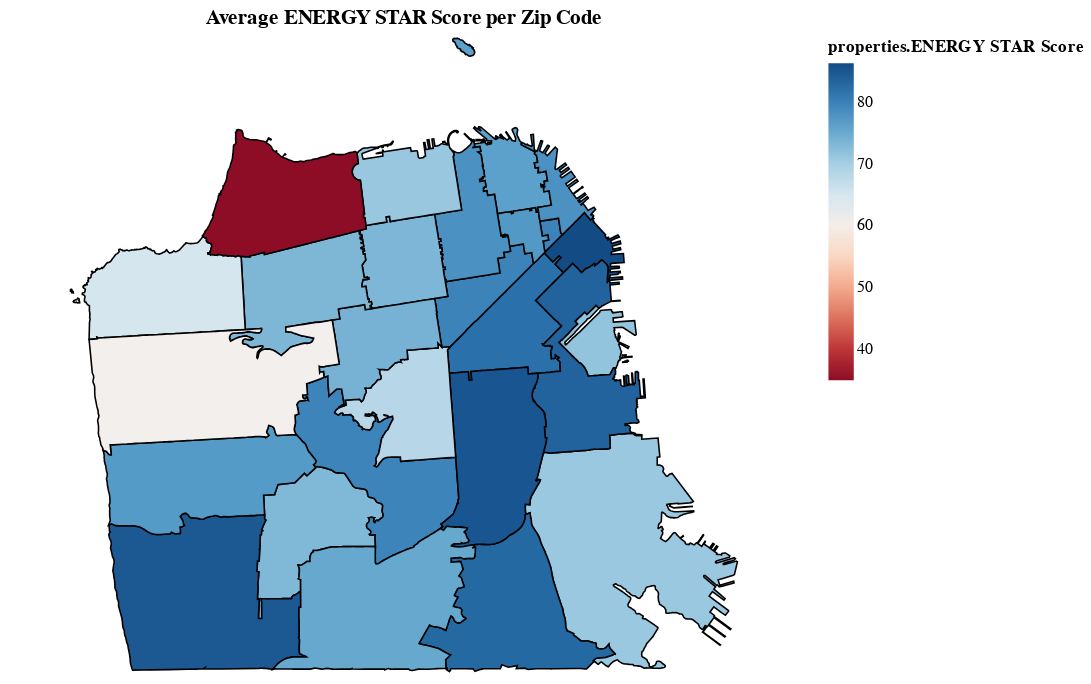

Here is the notebook cell this chart was saved with:
### Code cell
def create_energymap_plot(buildings_data, gdf):
    json_data = json.loads(gdf_with_scores.to_json())
    features = json_data['features']

    energymap = alt.Chart(alt.Data(values=features)).mark_geoshape(
        stroke='black'
    ).encode(
        color=alt.Color('properties.ENERGY STAR Score:Q', scale=alt.Scale(scheme='redblue')),
        tooltip=[alt.Tooltip('properties.Postal Code:N', title='Postal Code'),
                 alt.Tooltip('properties.ENERGY STAR Score:Q', title='ENERGY STAR Score', format='.0f')]
    ).add_selection(
        selection
    ).properties(
        title='Average ENERGY STAR Score per Zip Code',
        width=500,
        height=400
    ).project(
        type='mercator'
    )

    return energymap

def plot_average_score_by_property_type(postal_code):

    data = final_average_scores[final_average_scores['Postal Code'] == postal_code]
    fig, ax = plt.subplots(figsize=(5, 4))
    data.plot(kind='bar', x='Property Type', y='Average Score', ax=ax, legend=False)

    plt.title(f'Average Score per Property Type for Postal Code {postal_code}')
    plt.xlabel('Property Type')
    plt.ylabel('Average Score')
    plt.xticks(rotation=-360)
    plt.tight_layout()
    plt.show()

postal_code_dropdown = widgets.Dropdown(
    options=final_average_scores['Postal Code'].unique(),
    description='Postal Code:',
)



energymap_plot = create_energymap_plot(final_average_scores, gdf)
energymap_plot.display()

interact(plot_average_score_by_property_type, postal_code=postal_code_dropdown)

### Figure 1 — Vega-Lite specification as saved in the notebook (floating-point values rounded to 4 significant figures; data arrays with more than 128 entries replaced by an {"elided": "..."} marker saying what was removed)
{"config": {"view": {"continuousWidth": 300, "continuousHeight": 300}}, "data": {"values": [{"id": "0", "type": "Feature", "properties": {"zip_code": "94124", "zip": "94124", "st_area_sh": "135725759.511", "sqmi": "4.87", "state": "CA", "pop10_sqmi": "7645.4", "st_length_": "112600.382071", "objectid": "55", "po_name": "San Francisco", "pop2010": "37233", "id": "94124", "multigeom": "false", "Postal Code": "94124", "ENERGY STAR Score": 71.17}, "geometry": {"type": "Polygon", "coordinates": {"elided": "1x1180x2 float values"}}}, {"id": "1", "type": "Feature", "properties": {"zip_code": "94127", "zip": "94127", "st_area_sh": "47329282.5099", "sqmi": "1.7", "state": "CA", "pop10_sqmi": "11244.7", "st_length_": "37576.3897137", "objectid": "56", "po_name": "San Francisco", "pop2010": "19116", "id": "94127", "multigeom": "false", "Postal Code": "94127", "ENERGY STAR Score": 73.25}, "geometry": {"type": "Polygon", "coordinates": {"elided": "1x571x2 float values"}}}, {"id": "2", "type": "Feature", "properties": {"zip_code": "94131", "zip": "94131", "st_area_sh": "60629097.8877", "sqmi": "2.17", "state": "CA", "pop10_sqmi": "11153.0", "st_length_": "55831.4693466", "objectid": "57", "po_name": "San Francisco", "pop2010": "24202", "id": "94131", "multigeom": "false", "Postal Code": "94131", "ENERGY STAR Score": 79.67}, "geometry": {"type": "Polygon", "coordinates": {"elided": "1x853x2 float values"}}}, {"id": "3", "type": "Feature", "properties": {"zip_code": "94133", "zip": "94133", "st_area_sh": "20409077.9589", "sqmi": "0.73", "state": "CA", "pop10_sqmi": "34200.0", "st_length_": "39351.7196004", "objectid": "59", "po_name": "San Francisco", "pop2010": "24966", "id": "94133", "multigeom": "true", "Postal Code": "94133", "ENERGY STAR Score": 76.08}, "geometry": {"type": "Polygon", "coordinates": {"elided": "1x378x2 float values"}}}, {"id": "4", "type": "Feature", "properties": {"zip_code": "94132", "zip": "94132", "st_area_sh": "112320843.709", "sqmi": "4.19", "state": "CA", "pop10_sqmi": "6440.6", "st_length_": "53343.4029918", "objectid": "58", "po_name": "San Francisco", "pop2010": "26986", "id": "94132", "multigeom": "false", "Postal Code": "94132", "ENERGY STAR Score": 84.7}, "geometry": {"type": "Polygon", "coordinates": {"elided": "1x495x2 float values"}}}, {"id": "5", "type": "Feature", "properties": {"zip_code": "94133", "zip": "94133", "st_area_sh": "20409077.9589", "sqmi": "0.73", "state": "CA", "pop10_sqmi": "34200.0", "st_length_": "39351.7196004", "objectid": "59", "po_name": "San Francisco", "pop2010": "24966", "id": "94133", "multigeom": "true", "Postal Code": "94133", "ENERGY STAR Score": 76.08}, "geometry": {"type": "Polygon", "coordinates": {"elided": "1x262x2 float values"}}}, {"id": "6", "type": "Feature", "properties": {"zip_code": "94134", "zip": "94134", "st_area_sh": "71754479.4126", "sqmi": "2.57", "state": "CA", "pop10_sqmi": "14058.0", "st_length_": "49280.0663479", "objectid": "60", "po_name": "San Francisco", "pop2010": "36129", "id": "94134", "multigeom": "false", "Postal Code": "94134", "ENERGY STAR Score": 82.91}, "geometry": {"type": "Polygon", "coordinates": {"elided": "1x501x2 float values"}}}, {"id": "7", "type": "Feature", "properties": {"zip_code": "94102", "zip": "94102", "st_area_sh": "18949880.4889", "sqmi": "0.68", "state": "CA", "pop10_sqmi": "59770.6", "st_length_": "23763.5377913", "objectid": "62", "po_name": "San Francisco", "pop2010": "40644", "id": "94102", "multigeom": "false", "Postal Code": "94102", "ENERGY STAR Score": 79.82}, "geometry": {"type": "Polygon", "coordinates": {"elided": "1x156x2 float values"}}}, {"id": "8", "type": "Feature", "properties": {"zip_code": "94158", "zip": "94158", "st_area_sh": "13809547.9654", "sqmi": "0.5", "state": "CA", "pop10_sqmi": "9522.0", "st_length_": "33679.7961734", "objectid": "61", "po_name": "San Francisco", "pop2010": "4761", "id": "94158", "multigeom": "true", "Postal Code": "94158", "ENERGY STAR Score": 71.71}, "geometry": {"type": "Polygon", "coordinates": {"elided": "1x309x2 float values"}}}, {"id": "9", "type": "Feature", "properties": {"zip_code": "94158", "zip": "94158", "st_area_sh": "13809547.9654", "sqmi": "0.5", "state": "CA", "pop10_sqmi": "9522.0", "st_length_": "33679.7961734", "objectid": "61", "po_name": "San Francisco", "pop2010": "4761", "id": "94158", "multigeom": "true", "Postal Code": "94158", "ENERGY STAR Score": 71.71}, "geometry": {"type": "Polygon", "coordinates": [[[-122.4, 37.77], [-122.4, 37.77], [-122.4, 37.77], [-122.4, 37.77], [-122.4, 37.77], [-122.4, 37.77], [-122.4, 37.77], [-122.4, 37.77], [-122.4, 37.77], [-122.4, 37.77], [-122.4, 37.77], [-122.4, 37.77], [-122.4, 37.77], [-122.4, 37.77], [-122.4, 37.77], [-122.4, 37.77], [-122.4, 37.77], [-122.4, 37.77], [-122.4, 37.77], [-122.4, 37.77], [-122.4, 37.77], [-122.4, 37.77], [-122.4, 37.77], [-122.4, 37.77], [-122.4, 37.77], [-122.4, 37.77], [-122.4, 37.77], [-122.4, 37.77], [-122.4, 37.77], [-122.4, 37.77], [-122.4, 37.77]]]}}, {"id": "10", "type": "Feature", "properties": {"zip_code": "94158", "zip": "94158", "st_area_sh": "13809547.9654", "sqmi": "0.5", "state": "CA", "pop10_sqmi": "9522.0", "st_length_": "33679.7961734", "objectid": "61", "po_name": "San Francisco", "pop2010": "4761", "id": "94158", "multigeom": "true", "Postal Code": "94158", "ENERGY STAR Score": 71.71}, "geometry": {"type": "Polygon", "coordinates": [[[-122.4, 37.77], [-122.4, 37.77], [-122.4, 37.77], [-122.4, 37.77], [-122.4, 37.77], [-122.4, 37.77], [-122.4, 37.77], [-122.4, 37.77], [-122.4, 37.77], [-122.4, 37.77], [-122.4, 37.77], [-122.4, 37.77], [-122.4, 37.77], [-122.4, 37.77], [-122.4, 37.77], [-122.4, 37.77], [-122.4, 37.77], [-122.4, 37.77], [-122.4, 37.77], [-122.4, 37.77], [-122.4, 37.77], [-122.4, 37.77], [-122.4, 37.77], [-122.4, 37.77], [-122.4, 37.77], [-122.4, 37.77], [-122.4, 37.77], [-122.4, 37.77], [-122.4, 37.77], [-122.4, 37.77], [-122.4, 37.77], [-122.4, 37.77], [-122.4, 37.77], [-122.4, 37.77], [-122.4, 37.77]]]}}, {"id": "11", "type": "Feature", "properties": {"zip_code": "94103", "zip": "94103", "st_area_sh": "36991376.8234", "sqmi": "1.33", "state": "CA", "pop10_sqmi": "22830.1", "st_length_": "34436.8886518", "objectid": "63", "po_name": "San Francisco", "pop2010": "30364", "id": "94103", "multigeom": "false", "Postal Code": "94103", "ENERGY STAR Score": 81.98}, "geometry": {"type": "Polygon", "coordinates": {"elided": "1x249x2 float values"}}}, {"id": "12", "type": "Feature", "properties": {"zip_code": "94104", "zip": "94104", "st_area_sh": "2108890.9751", "sqmi": "0.08", "state": "CA", "pop10_sqmi": "19050.0", "st_length_": "7137.56140886", "objectid": "64", "po_name": "San Francisco", "pop2010": "1524", "id": "94104", "multigeom": "false", "Postal Code": "94104", "ENERGY STAR Score": 79.78}, "geometry": {"type": "Polygon", "coordinates": [[[-122.4, 37.79], [-122.4, 37.79], [-122.4, 37.79], [-122.4, 37.79], [-122.4, 37.79], [-122.4, 37.79], [-122.4, 37.79], [-122.4, 37.79], [-122.4, 37.79], [-122.4, 37.79], [-122.4, 37.79], [-122.4, 37.79], [-122.4, 37.79], [-122.4, 37.79], [-122.4, 37.79], [-122.4, 37.79], [-122.4, 37.79], [-122.4, 37.79], [-122.4, 37.79], [-122.4, 37.79], [-122.4, 37.79], [-122.4, 37.79], [-122.4, 37.79], [-122.4, 37.79], [-122.4, 37.79], [-122.4, 37.79], [-122.4, 37.79], [-122.4, 37.79], [-122.4, 37.79], [-122.4, 37.79], [-122.4, 37.79], [-122.4, 37.79], [-122.4, 37.79], [-122.4, 37.79], [-122.4, 37.79], [-122.4, 37.79], [-122.4, 37.79], [-122.4, 37.79], [-122.4, 37.79], [-122.4, 37.79], [-122.4, 37.79], [-122.4, 37.79], [-122.4, 37.79], [-122.4, 37.79], [-122.4, 37.79], [-122.4, 37.79], [-122.4, 37.79], [-122.4, 37.79], [-122.4, 37.79], [-122.4, 37.79]]]}}, {"id": "13", "type": "Feature", "properties": {"zip_code": "94105", "zip": "94105", "st_area_sh": "12452490.4568", "sqmi": "0.45", "state": "CA", "pop10_sqmi": "46226.7", "st_length_": "27010.0718157", "objectid": "65", "po_name": "San Francisco", "pop2010": "20802", "id": "94105", "multigeom": "false", "Postal Code": "94105", "ENERGY STAR Score": 86.27}, "geometry": {"type": "Polygon", "coordinates": {"elided": "1x214x2 float values"}}}, {"id": "14", "type": "Feature", "properties": {"zip_code": "94107", "zip": "94107", "st_area_sh": "51796631.2542", "sqmi": "1.86", "state": "CA", "pop10_sqmi": "7084.9", "st_length_": "67904.5590426", "objectid": "66", "po_name": "San Francisco", "pop2010": "13178", "id": "94107", "multigeom": "false", "Postal Code": "94107", "ENERGY STAR Score": 83.54}, "geometry": {"type": "Polygon", "coordinates": {"elided": "1x681x2 float values"}}}, {"id": "15", "type": "Feature", "properties": {"zip_code": "94108", "zip": "94108", "st_area_sh": "7716972.44476", "sqmi": "0.28", "state": "CA", "pop10_sqmi": "43939.3", "st_length_": "14678.7216111", "objectid": "67", "po_name": "San Francisco", "pop2010": "12303", "id": "94108", "multigeom": "false", "Postal Code": "94108", "ENERGY STAR Score": 77.11}, "geometry": {"type": "Polygon", "coordinates": {"elided": "1x114x2 float values"}}}, {"id": "16", "type": "Feature", "properties": {"zip_code": "94109", "zip": "94109", "st_area_sh": "28753732.8835", "sqmi": "1.03", "state": "CA", "pop10_sqmi": "49731.1", "st_length_": "34445.5031034", "objectid": "68", "po_name": "San Francisco", "pop2010": "51223", "id": "94109", "multigeom": "false", "Postal Code": "94109", "ENERGY STAR Score": 78.05}, "geometry": {"type": "Polygon", "coordinates": {"elided": "1x347x2 float values"}}}, {"id": "17", "type": "Feature", "properties": {"zip_code": "94110", "zip": "94110", "st_area_sh": "67005804.5792", "sqmi": "2.4", "state": "CA", "pop10_sqmi": "27982.9", "st_length_": "41577.3617598", "objectid": "69", "po_name": "San Francisco", "pop2010": "67159", "id": "94110", "multigeom": "false", "Postal Code": "94110", "ENERGY STAR Score": 85.09}, "geometry": {"type": "Polygon", "coordinates": {"elided": "1x424x2 float values"}}}, {"id": "18", "type": "Feature", "properties": {"zip_code": "94111", "zip": "94111", "st_area_sh": "11180645.3747", "sqmi": "0.4", "state": "CA", "pop10_sqmi": "11315.0", "st_length_": "39892.4167107", "objectid": "70", "po_name": "San Francisco", "pop2010": "4526", "id": "94111", "multigeom": "false", "Postal Code": "94111", "ENERGY STAR Score": 78.01}, "geometry": {"type": "Polygon", "coordinates": {"elided": "1x319x2 float values"}}}, {"id": "19", "type": "Feature", "properties": {"zip_code": "94112", "zip": "94112", "st_area_sh": "92107066.8894", "sqmi": "3.3", "state": "CA", "pop10_sqmi": "25086.1", "st_length_": "58124.6136064", "objectid": "71", "po_name": "San Francisco", "pop2010": "82784", "id": "94112", "multigeom": "false", "Postal Code": "94112", "ENERGY STAR Score": 75.2}, "geometry": {"type": "Polygon", "coordinates": {"elided": "1x613x2 float values"}}}, {"id": "20", "type": "Feature", "properties": {"zip_code": "94114", "zip": "94114", "st_area_sh": "40556112.3139", "sqmi": "1.46", "state": "CA", "pop10_sqmi": "21702.1", "st_length_": "39018.2624325", "objectid": "72", "po_name": "San Francisco", "pop2010": "31685", "id": "94114", "multigeom": "false", "Postal Code": "94114", "ENERGY STAR Score": 68.42}, "geometry": {"type": "Polygon", "coordinates": {"elided": "1x546x2 float values"}}}, {"id": "21", "type": "Feature", "properties": {"zip_code": "94115", "zip": "94115", "st_area_sh": "31308937.3773", "sqmi": "1.1", "state": "CA", "pop10_sqmi": "25896.4", "st_length_": "27447.1921268", "objectid": "73", "po_name": "San Francisco", "pop2010": "28486", "id": "94115", "multigeom": "false", "Postal Code": "94115", "ENERGY STAR Score": 73.46}, "geometry": {"type": "Polygon", "coordinates": {"elided": "1x306x2 float values"}}}, {"id": "22", "type": "Feature", "properties": {"zip_code": "94116", "zip": "94116", "st_area_sh": "72927701.0911", "sqmi": "2.62", "state": "CA", "pop10_sqmi": "16360.7", "st_length_": "42840.8670005", "objectid": "74", "po_name": "San Francisco", "pop2010": "42865", "id": "94116", "multigeom": "false", "Postal Code": "94116", "ENERGY STAR Score": 76.88}, "geometry": {"type": "Polygon", "coordinates": {"elided": "1x372x2 float values"}}}, {"id": "23", "type": "Feature", "properties": {"zip_code": "94117", "zip": "94117", "st_area_sh": "34652556.0687", "sqmi": "1.24", "state": "CA", "pop10_sqmi": "31598.4", "st_length_": "32771.7329497", "objectid": "75", "po_name": "San Francisco", "pop2010": "39182", "id": "94117", "multigeom": "false", "Postal Code": "94117", "ENERGY STAR Score": 73.93}, "geometry": {"type": "Polygon", "coordinates": {"elided": "1x283x2 float values"}}}, {"id": "24", "type": "Feature", "properties": {"zip_code": "94118", "zip": "94118", "st_area_sh": "50962918.9316", "sqmi": "1.86", "state": "CA", "pop10_sqmi": "20120.4", "st_length_": "45909.1066987", "objectid": "76", "po_name": "San Francisco", "pop2010": "37424", "id": "94118", "multigeom": "false", "Postal Code": "94118", "ENERGY STAR Score": 73.4}, "geometry": {"type": "Polygon", "coordinates": {"elided": "1x571x2 float values"}}}, {"id": "25", "type": "Feature", "properties": {"zip_code": "94121", "zip": "94121", "st_area_sh": "61048795.1867", "sqmi": "2.19", "state": "CA", "pop10_sqmi": "18809.6", "st_length_": "38505.9493811", "objectid": "77", "po_name": "San Francisco", "pop2010": "41193", "id": "94121", "multigeom": "true", "Postal Code": "94121", "ENERGY STAR Score": 65.27}, "geometry": {"type": "Polygon", "coordinates": {"elided": "1x1666x2 float values"}}}, {"id": "26", "type": "Feature", "properties": {"zip_code": "94121", "zip": "94121", "st_area_sh": "61048795.1867", "sqmi": "2.19", "state": "CA", "pop10_sqmi": "18809.6", "st_length_": "38505.9493811", "objectid": "77", "po_name": "San Francisco", "pop2010": "41193", "id": "94121", "multigeom": "true", "Postal Code": "94121", "ENERGY STAR Score": 65.27}, "geometry": {"type": "Polygon", "coordinates": [[[-122.5, 37.78], [-122.5, 37.78], [-122.5, 37.78], [-122.5, 37.78], [-122.5, 37.78], [-122.5, 37.78], [-122.5, 37.78], [-122.5, 37.78], [-122.5, 37.78], [-122.5, 37.78], [-122.5, 37.78], [-122.5, 37.78], [-122.5, 37.78], [-122.5, 37.78], [-122.5, 37.78], [-122.5, 37.78], [-122.5, 37.78], [-122.5, 37.78], [-122.5, 37.78], [-122.5, 37.78], [-122.5, 37.78], [-122.5, 37.78], [-122.5, 37.78], [-122.5, 37.78], [-122.5, 37.78], [-122.5, 37.78], [-122.5, 37.78], [-122.5, 37.78], [-122.5, 37.78], [-122.5, 37.78], [-122.5, 37.78], [-122.5, 37.78], [-122.5, 37.78], [-122.5, 37.78], [-122.5, 37.78], [-122.5, 37.78], [-122.5, 37.78], [-122.5, 37.78], [-122.5, 37.78], [-122.5, 37.78], [-122.5, 37.78], [-122.5, 37.78], [-122.5, 37.78]]]}}, {"id": "27", "type": "Feature", "properties": {"zip_code": "94121", "zip": "94121", "st_area_sh": "61048795.1867", "sqmi": "2.19", "state": "CA", "pop10_sqmi": "18809.6", "st_length_": "38505.9493811", "objectid": "77", "po_name": "San Francisco", "pop2010": "41193", "id": "94121", "multigeom": "true", "Postal Code": "94121", "ENERGY STAR Score": 65.27}, "geometry": {"type": "Polygon", "coordinates": [[[-122.5, 37.78], [-122.5, 37.78], [-122.5, 37.78], [-122.5, 37.78], [-122.5, 37.78], [-122.5, 37.78], [-122.5, 37.78], [-122.5, 37.78], [-122.5, 37.78], [-122.5, 37.78], [-122.5, 37.78], [-122.5, 37.78], [-122.5, 37.78], [-122.5, 37.78], [-122.5, 37.78], [-122.5, 37.78], [-122.5, 37.78], [-122.5, 37.78], [-122.5, 37.78], [-122.5, 37.78], [-122.5, 37.78], [-122.5, 37.78], [-122.5, 37.78], [-122.5, 37.78], [-122.5, 37.78], [-122.5, 37.78], [-122.5, 37.78], [-122.5, 37.78], [-122.5, 37.78], [-122.5, 37.78], [-122.5, 37.78], [-122.5, 37.78], [-122.5, 37.78], [-122.5, 37.78], [-122.5, 37.78], [-122.5, 37.78], [-122.5, 37.78], [-122.5, 37.78], [-122.5, 37.78], [-122.5, 37.78], [-122.5, 37.78], [-122.5, 37.78]]]}}, {"id": "28", "type": "Feature", "properties": {"zip_code": "94122", "zip": "94122", "st_area_sh": "110277643.358", "sqmi": "3.96", "state": "CA", "pop10_sqmi": "14156.8", "st_length_": "66303.4907696", "objectid": "78", "po_name": "San Francisco", "pop2010": "56061", "id": "94122", "multigeom": "false", "Postal Code": "94122", "ENERGY STAR Score": 60.56}, "geometry": {"type": "Polygon", "coordinates": {"elided": "1x615x2 float values"}}}, {"id": "29", "type": "Feature", "properties": {"zip_code": "94123", "zip": "94123", "st_area_sh": "31997584.4804", "sqmi": "1.14", "state": "CA", "pop10_sqmi": "19925.4", "st_length_": "39371.9256465", "objectid": "79", "po_name": "San Francisco", "pop2010": "22715", "id": "94123", "multigeom": "false", "Postal Code": "94123", "ENERGY STAR Score": 71.28}, "geometry": {"type": "Polygon", "coordinates": {"elided": "1x1091x2 float values"}}}, {"id": "30", "type": "Feature", "properties": {"zip_code": "94129", "zip": "94129", "st_area_sh": "65585454.6975", "sqmi": "2.35", "state": "CA", "pop10_sqmi": "1506.8", "st_length_": "39199.84053", "objectid": "80", "po_name": "San Francisco", "pop2010": "3541", "id": "94129", "multigeom": "false", "Postal Code": "94129", "ENERGY STAR Score": 35.0}, "geometry": {"type": "Polygon", "coordinates": {"elided": "1x2816x2 float values"}}}, {"id": "31", "type": "Feature", "properties": {"zip_code": "94130", "zip": "94130", "st_area_sh": "24766067.8965", "sqmi": "0.88", "state": "CA", "pop10_sqmi": "3272.7", "st_length_": "34634.5654965", "objectid": "81", "po_name": "San Francisco", "pop2010": "2880", "id": "94130", "multigeom": "false", "Postal Code": null, "ENERGY STAR Score": null}, "geometry": {"type": "Polygon", "coordinates": {"elided": "1x319x2 float values"}}}]}, "mark": {"type": "geoshape", "stroke": "black"}, "encoding": {"color": {"field": "properties.ENERGY STAR Score", "scale": {"scheme": "redblue"}, "type": "quantitative"}, "tooltip": [{"field": "properties.Postal Code", "title": "Postal Code", "type": "nominal"}, {"field": "properties.ENERGY STAR Score", "format": ".0f", "title": "ENERGY STAR Score", "type": "quantitative"}]}, "height": 400, "params": [{"name": "param_1", "select": {"type": "point", "fields": ["Postal Code"], "on": "click"}}], "projection": {"type": "mercator"}, "title": "Average ENERGY STAR Score per Zip Code", "width": 500, "$schema": "https://vega.github.io/schema/vega-lite/v5.16.3.json"}
